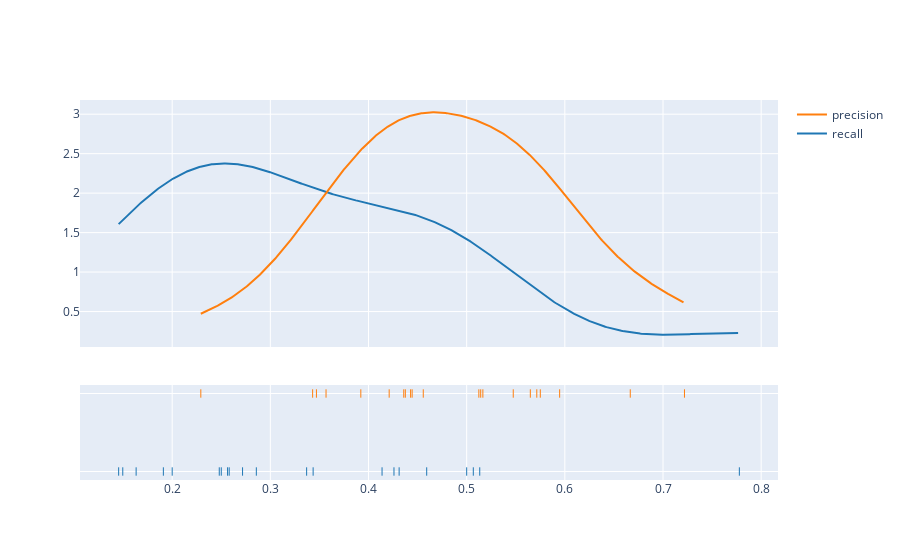

The notebook cell this image was saved under:
### Code cell
fig.show()

### Figure 1 — Plotly figure (JSON) as saved in the notebook; plotly's stock layout.template omitted (floating-point values rounded to 4 significant figures; data arrays with more than 128 entries replaced by an {"elided": "..."} marker saying what was removed)
{"data": [{"legendgroup": "recall", "marker": {"color": "rgb(31, 119, 180)"}, "mode": "lines", "name": "recall", "showlegend": true, "type": "scatter", "x": {"elided": "500 float values"}, "xaxis": "x", "y": {"elided": "500 float values"}, "yaxis": "y"}, {"legendgroup": "precision", "marker": {"color": "rgb(255, 127, 14)"}, "mode": "lines", "name": "precision", "showlegend": true, "type": "scatter", "x": {"elided": "500 float values"}, "xaxis": "x", "y": {"elided": "500 float values"}, "yaxis": "y"}, {"legendgroup": "recall", "marker": {"color": "rgb(31, 119, 180)", "symbol": "line-ns-open"}, "mode": "markers", "name": "recall", "showlegend": false, "type": "scatter", "x": [0.1497, 0.3436, 0.2857, 0.4259, 0.2717, 0.25, 0.1455, 0.5133, 0.4593, 0.248, 0.1633, 0.5, 0.191, 0.7778, 0.2, 0.5068, 0.4312, 0.337, 0.4138, 0.2564, 0.2581], "xaxis": "x", "y": ["recall", "recall", "recall", "recall", "recall", "recall", "recall", "recall", "recall", "recall", "recall", "recall", "recall", "recall", "recall", "recall", "recall", "recall", "recall", "recall", "recall"], "yaxis": "y2"}, {"legendgroup": "precision", "marker": {"color": "rgb(255, 127, 14)", "symbol": "line-ns-open"}, "mode": "markers", "name": "precision", "showlegend": false, "type": "scatter", "x": [0.2292, 0.4558, 0.4359, 0.575, 0.3431, 0.5143, 0.4211, 0.5947, 0.5124, 0.3567, 0.4444, 0.5649, 0.3469, 0.7219, 0.4375, 0.5474, 0.5165, 0.4429, 0.5714, 0.3922, 0.6667], "xaxis": "x", "y": ["precision", "precision", "precision", "precision", "precision", "precision", "precision", "precision", "precision", "precision", "precision", "precision", "precision", "precision", "precision", "precision", "precision", "precision", "precision", "precision", "precision"], "yaxis": "y2"}], "layout": {"barmode": "overlay", "hovermode": "closest", "legend": {"traceorder": "reversed"}, "xaxis": {"anchor": "y2", "domain": [0, 1], "zeroline": false}, "yaxis": {"anchor": "free", "domain": [0.35, 1], "position": 0}, "yaxis2": {"anchor": "x", "domain": [0, 0.25], "dtick": 1, "showticklabels": false}}}
